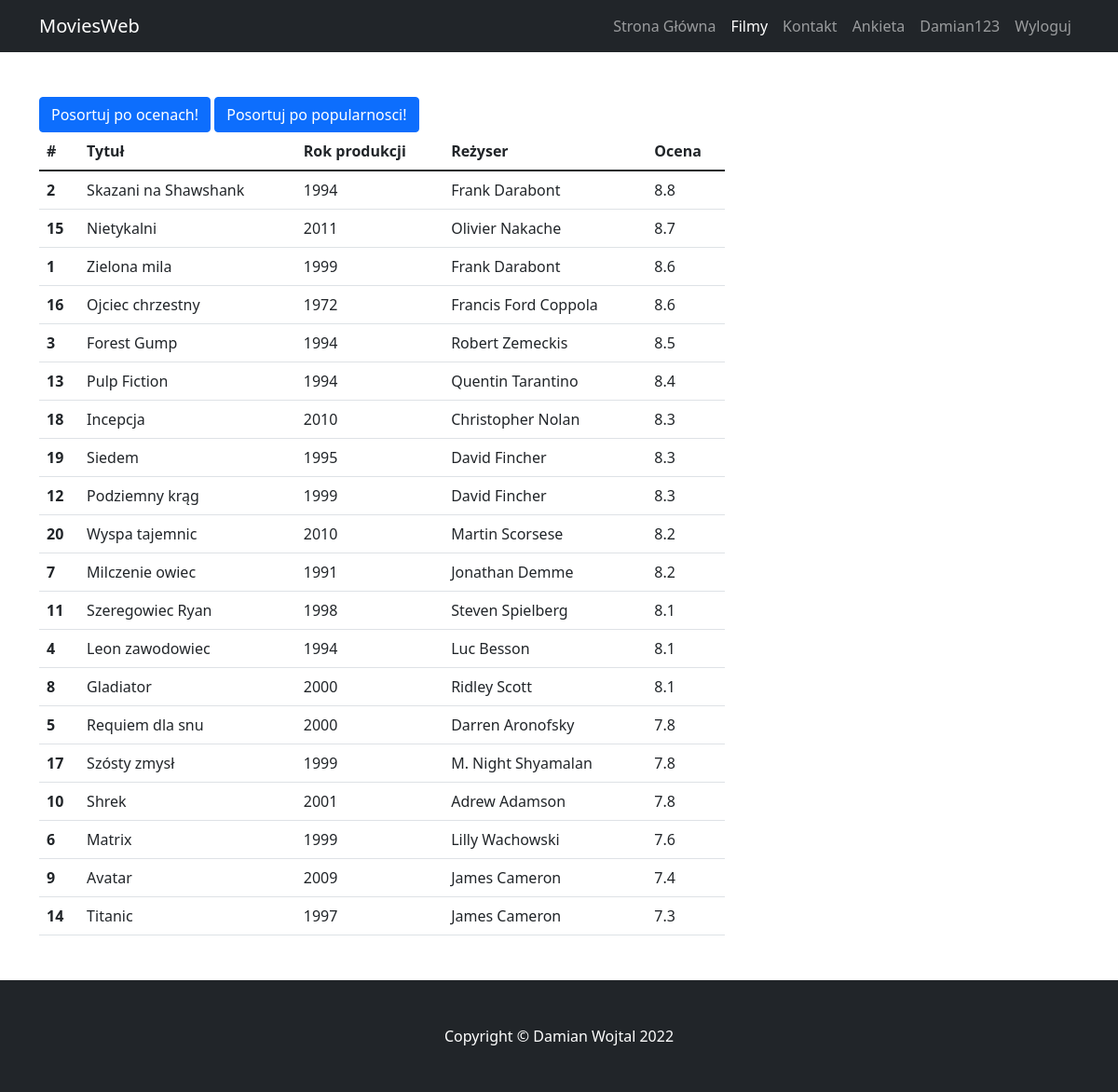
Screenshot of /strony/filmy.php?sort=true (signed in) with the database file from the repository.
### tables this page shows
CREATE TABLE `filmy` (
  `ID` int(255) NOT NULL,
  `Tytul` varchar(50) NOT NULL,
  `Rok_produkcji` int(4) NOT NULL,
  `Rezyser` varchar(99) NOT NULL,
  `Ocena` float NOT NULL
);

### skrypty/wczytaj_filmy.php (the view, shortened to what this page needs)
<?php
function posortuj(){
$polaczenie = @new mysqli('localhost', 'root', '', 'baza');
	if ($polaczenie->connect_errno!=0)
	{
		echo "Error: ".$polaczenie->connect_errno;
	}
	else
	{
    $query = mysqli_query($polaczenie ,'select * from filmy order by ocena desc');
    $zawartosc = " ";
    while($rekord = mysqli_fetch_array($query)){
        $zawartosc .= '<tr> <th>'.$rekord[0].'</th>';
        $zawartosc .= '<td>'.$rekord[1].'</td>';
        $zawartosc .= '<td>'.$rekord[2].'</td>';
        $zawartosc .= '<td>'.$rekord[3].'</td>';
        $zawartosc .= '<td>'.$rekord[4].'</td></tr>';
    }
    echo $zawartosc;
}}
if(isset($_GET['sort'])){
    posortuj();
}
?>

### rows the page displays
filmy: ID "2", Tytul "Skazani na Shawshank", Rok_produkcji "1994", Rezyser "Frank Darabont", Ocena "8.8"
filmy: ID "15", Tytul "Nietykalni", Rok_produkcji "2011", Rezyser "Olivier Nakache", Ocena "8.7"
filmy: ID "1", Tytul "Zielona mila", Rok_produkcji "1999", Rezyser "Frank Darabont", Ocena "8.6"
filmy: ID "16", Tytul "Ojciec chrzestny", Rok_produkcji "1972", Rezyser "Francis Ford Coppola", Ocena "8.6"
filmy: ID "3", Tytul "Forest Gump", Rok_produkcji "1994", Rezyser "Robert Zemeckis", Ocena "8.5"
filmy: ID "13", Tytul "Pulp Fiction", Rok_produkcji "1994", Rezyser "Quentin Tarantino", Ocena "8.4"
filmy: ID "18", Tytul "Incepcja", Rok_produkcji "2010", Rezyser "Christopher Nolan", Ocena "8.3"
filmy: ID "19", Tytul "Siedem", Rok_produkcji "1995", Rezyser "David Fincher", Ocena "8.3"
filmy: ID "12", Tytul "Podziemny krąg", Rok_produkcji "1999", Rezyser "David Fincher", Ocena "8.3"
filmy: ID "20", Tytul "Wyspa tajemnic", Rok_produkcji "2010", Rezyser "Martin Scorsese", Ocena "8.2"
filmy: ID "7", Tytul "Milczenie owiec", Rok_produkcji "1991", Rezyser "Jonathan Demme", Ocena "8.2"
filmy: ID "11", Tytul "Szeregowiec Ryan", Rok_produkcji "1998", Rezyser "Steven Spielberg", Ocena "8.1"
filmy: ID "4", Tytul "Leon zawodowiec", Rok_produkcji "1994", Rezyser "Luc Besson", Ocena "8.1"
filmy: ID "8", Tytul "Gladiator", Rok_produkcji "2000", Rezyser "Ridley Scott", Ocena "8.1"
filmy: ID "5", Tytul "Requiem dla snu", Rok_produkcji "2000", Rezyser "Darren Aronofsky", Ocena "7.8"
filmy: ID "17", Tytul "Szósty zmysł", Rok_produkcji "1999", Rezyser "M. Night Shyamalan", Ocena "7.8"
filmy: ID "10", Tytul "Shrek", Rok_produkcji "2001", Rezyser "Adrew Adamson", Ocena "7.8"
filmy: ID "6", Tytul "Matrix", Rok_produkcji "1999", Rezyser "Lilly Wachowski", Ocena "7.6"
filmy: ID "9", Tytul "Avatar", Rok_produkcji "2009", Rezyser "James Cameron", Ocena "7.4"
filmy: ID "14", Tytul "Titanic", Rok_produkcji "1997", Rezyser "James Cameron", Ocena "7.3"

### other values shown
$_SESSION['login'] "Damian123"
